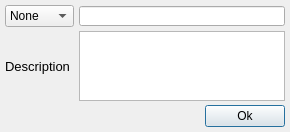
<?xml version="1.0" encoding="UTF-8"?>
<ui version="4.0">
 <class>NewLink</class>
 <widget class="QDialog" name="NewLink">
  <property name="windowModality">
   <enum>Qt::WindowModal</enum>
  </property>
  <property name="geometry">
   <rect>
    <x>0</x>
    <y>0</y>
    <width>290</width>
    <height>125</height>
   </rect>
  </property>
  <property name="sizePolicy">
   <sizepolicy hsizetype="Expanding" vsizetype="Preferred">
    <horstretch>0</horstretch>
    <verstretch>0</verstretch>
   </sizepolicy>
  </property>
  <property name="maximumSize">
   <size>
    <width>16777215</width>
    <height>131</height>
   </size>
  </property>
  <property name="windowTitle">
   <string>New link</string>
  </property>
  <property name="modal">
   <bool>true</bool>
  </property>
  <layout class="QGridLayout" name="gridLayout">
   <property name="leftMargin">
    <number>5</number>
   </property>
   <property name="topMargin">
    <number>5</number>
   </property>
   <property name="rightMargin">
    <number>5</number>
   </property>
   <property name="bottomMargin">
    <number>5</number>
   </property>
   <property name="horizontalSpacing">
    <number>5</number>
   </property>
   <property name="verticalSpacing">
    <number>4</number>
   </property>
   <item row="0" column="0">
    <widget class="QComboBox" name="cmbScheme">
     <property name="toolTip">
      <string notr="true"/>
     </property>
     <property name="statusTip">
      <string notr="true"/>
     </property>
     <property name="whatsThis">
      <string notr="true"/>
     </property>
     <property name="accessibleName">
      <string notr="true"/>
     </property>
     <property name="accessibleDescription">
      <string notr="true"/>
     </property>
     <item>
      <property name="text">
       <string>None</string>
      </property>
     </item>
     <item>
      <property name="text">
       <string notr="true">HTTP</string>
      </property>
     </item>
     <item>
      <property name="text">
       <string notr="true">HTTPS</string>
      </property>
     </item>
     <item>
      <property name="text">
       <string notr="true">FTP</string>
      </property>
     </item>
     <item>
      <property name="text">
       <string notr="true">XMPP</string>
      </property>
     </item>
     <item>
      <property name="text">
       <string>Mail</string>
      </property>
     </item>
     <item>
      <property name="text">
       <string>Phone</string>
      </property>
     </item>
     <item>
      <property name="text">
       <string>Native</string>
      </property>
     </item>
    </widget>
   </item>
   <item row="3" column="0" colspan="2">
    <layout class="QHBoxLayout" name="horizontalLayout">
     <item>
      <spacer name="horizontalSpacer">
       <property name="orientation">
        <enum>Qt::Horizontal</enum>
       </property>
       <property name="sizeHint" stdset="0">
        <size>
         <width>40</width>
         <height>20</height>
        </size>
       </property>
      </spacer>
     </item>
     <item>
      <widget class="QPushButton" name="pbOk">
       <property name="text">
        <string>Ok</string>
       </property>
      </widget>
     </item>
    </layout>
   </item>
   <item row="1" column="1">
    <widget class="QTextEdit" name="tedDescription">
     <property name="tabChangesFocus">
      <bool>true</bool>
     </property>
     <property name="acceptRichText">
      <bool>false</bool>
     </property>
    </widget>
   </item>
   <item row="0" column="1">
    <widget class="QLineEdit" name="ledUrl">
     <property name="maximumSize">
      <size>
       <width>16777215</width>
       <height>20</height>
      </size>
     </property>
    </widget>
   </item>
   <item row="1" column="0">
    <widget class="QLabel" name="lblDescription">
     <property name="font">
      <font>
       <pointsize>10</pointsize>
      </font>
     </property>
     <property name="text">
      <string>Description</string>
     </property>
    </widget>
   </item>
  </layout>
  <zorder>lblDescription</zorder>
  <zorder>cmbScheme</zorder>
  <zorder>ledUrl</zorder>
  <zorder>tedDescription</zorder>
 </widget>
 <tabstops>
  <tabstop>cmbScheme</tabstop>
  <tabstop>ledUrl</tabstop>
  <tabstop>tedDescription</tabstop>
  <tabstop>pbOk</tabstop>
 </tabstops>
 <resources/>
 <connections>
  <connection>
   <sender>pbOk</sender>
   <signal>clicked()</signal>
   <receiver>NewLink</receiver>
   <slot>accept()</slot>
   <hints>
    <hint type="sourcelabel">
     <x>44</x>
     <y>107</y>
    </hint>
    <hint type="destinationlabel">
     <x>189</x>
     <y>62</y>
    </hint>
   </hints>
  </connection>
  <connection>
   <sender>cmbScheme</sender>
   <signal>currentIndexChanged(int)</signal>
   <receiver>NewLink</receiver>
   <slot>onSchemeChanged(int)</slot>
   <hints>
    <hint type="sourcelabel">
     <x>37</x>
     <y>14</y>
    </hint>
    <hint type="destinationlabel">
     <x>189</x>
     <y>62</y>
    </hint>
   </hints>
  </connection>
  <connection>
   <sender>ledUrl</sender>
   <signal>textChanged(QString)</signal>
   <receiver>NewLink</receiver>
   <slot>onUrlChanged(QString)</slot>
   <hints>
    <hint type="sourcelabel">
     <x>225</x>
     <y>14</y>
    </hint>
    <hint type="destinationlabel">
     <x>189</x>
     <y>62</y>
    </hint>
   </hints>
  </connection>
  <connection>
   <sender>tedDescription</sender>
   <signal>textChanged()</signal>
   <receiver>NewLink</receiver>
   <slot>onDescriptionChanged()</slot>
   <hints>
    <hint type="sourcelabel">
     <x>225</x>
     <y>59</y>
    </hint>
    <hint type="destinationlabel">
     <x>189</x>
     <y>62</y>
    </hint>
   </hints>
  </connection>
 </connections>
 <slots>
  <slot>onSchemeChanged(int)</slot>
  <slot>onUrlChanged(QString)</slot>
  <slot>onDescriptionChanged()</slot>
 </slots>
</ui>
